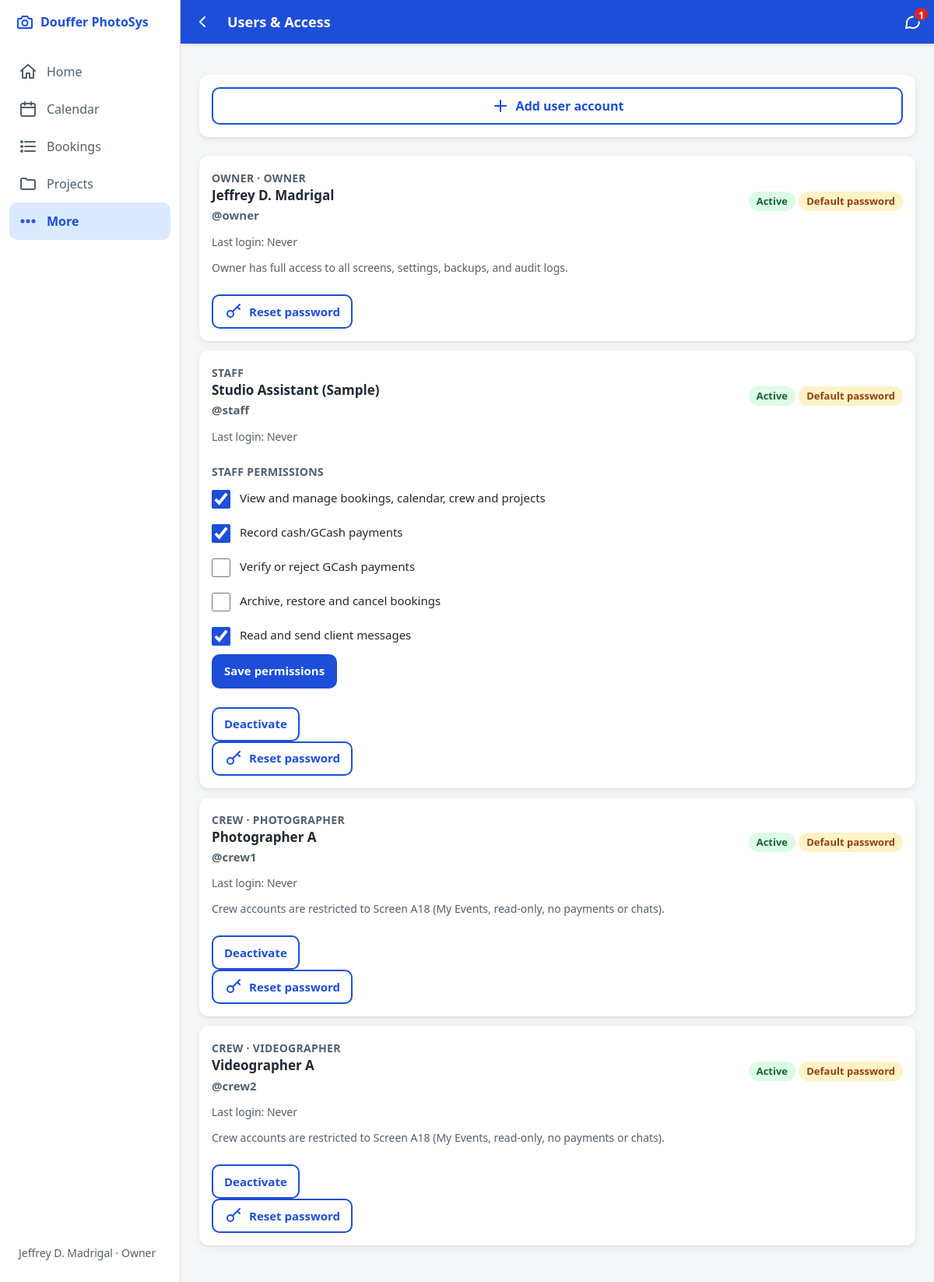
Page /admin/users (signed in) on the committed database.
### tables this page shows
CREATE TABLE users (
  id                    INT UNSIGNED NOT NULL AUTO_INCREMENT,
  name                  VARCHAR(100) NOT NULL,
  username              VARCHAR(50)  NOT NULL,
  email                 VARCHAR(150) NULL,
  password_hash         VARCHAR(255) NOT NULL,
  role                  ENUM('owner','staff','crew') NOT NULL,
  perm_view_bookings    TINYINT(1) NOT NULL DEFAULT 1,
  perm_record_payments  TINYINT(1) NOT NULL DEFAULT 1,
  perm_verify_payments  TINYINT(1) NOT NULL DEFAULT 0,
  perm_archive_records  TINYINT(1) NOT NULL DEFAULT 0,
  perm_manage_messages  TINYINT(1) NOT NULL DEFAULT 1,
  must_change_password  TINYINT(1) NOT NULL DEFAULT 1,
  is_active             TINYINT(1) NOT NULL DEFAULT 1,
  last_login_at         DATETIME NULL,
  password_changed_at   DATETIME NULL,
  created_at            DATETIME NOT NULL DEFAULT CURRENT_TIMESTAMP,
  PRIMARY KEY (id),
  UNIQUE KEY uq_users_username (username)
);

CREATE TABLE crew_members (
  id          INT UNSIGNED NOT NULL AUTO_INCREMENT,
  name        VARCHAR(100) NOT NULL,
  type        ENUM('owner','photographer','videographer','other') NOT NULL,
  phone       VARCHAR(20) NULL,
  user_id     INT UNSIGNED NULL,                        
  is_on_call  TINYINT(1) NOT NULL DEFAULT 1,
  is_active   TINYINT(1) NOT NULL DEFAULT 1,
  PRIMARY KEY (id),
  UNIQUE KEY uq_crew_user (user_id),
  CONSTRAINT fk_crew_user FOREIGN KEY (user_id) REFERENCES users (id)
);

### app/Views/admin/users.php (the view, shortened to what the rows shown need)
<?php
$currentUserId = \App\Core\Auth::id();
?>
<details class="card section">
    <summary class="btn btn-outline btn-block"><?= icon('plus') ?> Add user account</summary>
</details>
<div class="stack section">
    <?php foreach ($users as $u): ?>
        <?php
        $uid = (int) $u['id'];
        $isActive = (int) $u['is_active'] === 1;
        $role = (string) $u['role'];
        ?>
        <article class="card stack-s" id="user-<?= $uid ?>">
            <div class="row-between">
                <div>
                    <span class="eyebrow"><?= e(ucfirst($role)) ?><?= !empty($u['crew_type']) ? ' · ' . e(ucfirst((string) $u['crew_type'])) : '' ?></span>
                    <h2 class="card-title"><?= e($u['name']) ?></h2>
                    <p class="card-meta">
                        <strong>@<?= e($u['username']) ?></strong>
                    </p>
                </div>
                <div class="row-gap">
                    <span class="tag <?= $isActive ? 'tag-confirmed' : 'tag-cancelled' ?>">
                        <?= $isActive ? 'Active' : 'Inactive' ?>
                    </span>
                    <?php if ((int) $u['must_change_password'] === 1): ?>
                        <span class="tag tag-pending">Default password</span>
                    <?php endif; ?>
                </div>
            </div>
            <p class="small muted">
                Last login: <?= !empty($u['last_login_at']) ? e(datetime_short($u['last_login_at'])) : 'Never' ?>
            </p>
            <?php if ($role === 'staff'): ?>
                <form method="post" action="<?= e(url('/admin/users/' . $uid . '/permissions')) ?>" class="stack-s section">
                    <p class="eyebrow">Staff permissions</p>
                    <?php foreach ($permissions as $key => [$label, $_default]): ?>
                        <?php $col = 'perm_' . $key; ?>
                        <label class="check">
                            <input type="checkbox" name="<?= e($col) ?>" value="1"<?= (int) ($u[$col] ?? 0) === 1 ? ' checked' : '' ?>>
                            <span><?= e($label) ?></span>
                        </label>
                    <?php endforeach; ?>
                    <div>
                        <button type="submit" class="btn btn-primary btn-small">Save permissions</button>
                    </div>
                </form>
            <?php elseif ($role === 'owner'): ?>
                <p class="small muted">Owner has full access to all screens, settings, backups, and audit logs.</p>
            <?php else: ?>
                <p class="small muted">Crew accounts are restricted to Screen A18 (My Events, read-only, no payments or chats).</p>
            <?php endif; ?>
            <div class="row-gap section">
                <?php if ($uid !== $currentUserId): ?>
                    <form method="post" action="<?= e(url('/admin/users/' . $uid . '/toggle')) ?>">
                        <button type="submit" class="btn btn-small btn-outline">
                            <?= $isActive ? 'Deactivate' : 'Activate' ?>
                        </button>
                    </form>
                <?php endif; ?>
            </div>
            <details>
                <summary class="btn btn-small btn-outline"><?= icon('key') ?> Reset password</summary>
            </details>
        </article>
    <?php endforeach; ?>
</div>

### app/Core/Router.php (shortened to what the rows shown need)
<?php
final class Router
{
    private array $routes = [];
    public function add(string $method, string $pattern, array $handler, array $opts = []): void
    {
        $this->routes[] = [
            'method'  => $method,
            'regex'   => self::compile($pattern),
            'handler' => $handler,
            'opts'    => $opts,
        ];
    }
    public static function compile(string $pattern): string
    {
        $pattern = $pattern === '/' ? '/' : rtrim($pattern, '/');
        $regex = preg_replace_callback('#\{(\w+)\}#', static function (array $m): string {
            $name = $m[1];
            if ($name === 'id' || str_ends_with($name, '_id')) {
                $part = '\d+';
            } elseif ($name === 'ref') {
                $part = '[A-Za-z0-9\-]+';
            } elseif ($name === 'token') {
                $part = '[A-Za-z0-9\-]{16,128}';
            } else {
                $part = '[^/]+';
            }
            return '(?P<' . $name . '>' . $part . ')';
        }, $pattern);
        return '#^' . $regex . '$#';
    }
    public function dispatch(string $method, string $path): void
    {
        $path = $path === '/' ? '/' : rtrim($path, '/');
        $methodMismatch = false;
        foreach ($this->routes as $route) {
            if (!preg_match($route['regex'], $path, $m)) {
                continue;
            }
            $opts = $route['opts'];
            Guard::check($opts, !empty($opts['api']));
            $params = array_filter($m, 'is_string', ARRAY_FILTER_USE_KEY);
            [$class, $action] = $route['handler'];
            $controller = new $class();
            $controller->$action(...array_merge($opts['args'] ?? [], array_values($params)));
            return;
        }
        throw new HttpException($methodMismatch ? 405 : 404);
    }
}

### app/helpers.php (shortened to what the rows shown need)
<?php
function e(mixed $value): string
{
    return htmlspecialchars((string) ($value ?? ''), ENT_QUOTES | ENT_SUBSTITUTE, 'UTF-8');
}
function partial(string $view, array $data = []): string
{
    return View::capture($view, $data);
}
function view(string $view, array $data = [], string $layout = 'client'): void
{
    echo View::render($view, $data, $layout);
}
function base_path(): string
{
    static $base = null;
    if ($base !== null) {
        return $base;
    }
    $dir = str_replace('\\', '/', dirname($_SERVER['SCRIPT_NAME'] ?? '/'));
    $dir = rtrim($dir, '/');
    $uri = (string) parse_url($_SERVER['REQUEST_URI'] ?? '/', PHP_URL_PATH);
    if (str_ends_with($dir, '/public') && !str_starts_with($uri, $dir . '/') && $uri !== $dir) {
        $dir = substr($dir, 0, -7);
    }
    return $base = $dir;
}
function current_path(): string
{
    $uri = (string) parse_url($_SERVER['REQUEST_URI'] ?? '/', PHP_URL_PATH);
    $base = base_path();
    if ($base !== '' && str_starts_with($uri, $base)) {
        $uri = substr($uri, strlen($base));
    }
    $uri = '/' . ltrim(rawurldecode($uri), '/');
    return $uri === '' ? '/' : $uri;
}
function url(string $path = '/', array $query = []): string
{
    $u = base_path() . '/' . ltrim($path, '/');
    return $u === '' ? '/' : $u;
}
function nav_active(string $prefix, bool $exact = false): bool
{
    $p = current_path();
    return $exact ? $p === $prefix : ($p === $prefix || str_starts_with($p, rtrim($prefix, '/') . '/'));
}
function old(string $key, mixed $default = ''): string
{
    $v = Flash::old($key, $default);
    return is_scalar($v) ? (string) $v : '';
}
function icon(string $name, string $class = 'icon'): string
{
    $p = $paths[$name] ?? $paths['more'];
    return '<svg class="' . e($class) . '" viewBox="0 0 24 24" width="24" height="24" fill="none" stroke="currentColor" '
        . 'stroke-width="2" stroke-linecap="round" stroke-linejoin="round" aria-hidden="true" focusable="false">' . $p . '</svg>';
}

### app/Views/layouts/admin.php (shortened to what the rows shown need)
<?php
$unread = Message::unreadForAdmin();
$nav = [
    ['/admin', 'Home', 'home', nav_active('/admin', true)],
    ['/admin/calendar', 'Calendar', 'calendar', nav_active('/admin/calendar') || nav_active('/admin/crew')],
    ['/admin/bookings', 'Bookings', 'list', nav_active('/admin/bookings') || nav_active('/admin/payments')],
    ['/admin/projects', 'Projects', 'folder', nav_active('/admin/projects')],
    ['/admin/more', 'More', 'more', nav_active('/admin/more') || nav_active('/admin/clients') || nav_active('/admin/packages')
        || nav_active('/admin/reports') || nav_active('/admin/users') || nav_active('/admin/settings')
        || nav_active('/admin/logs') || nav_active('/admin/messages') || nav_active('/account')],
];
?>
<?= partial('partials/head', ['title' => $title ?? 'Admin', 'theme' => 'admin', 'scripts' => $scripts ?? []]) ?>
<body class="theme-admin has-sidebar"<?= Auth::can('manage_messages') ? ' data-poll-unread' : '' ?>>
<header class="topbar">
    <?php if (!empty($back)): ?>
        <a class="topbar-btn" href="<?= e(url($back)) ?>" aria-label="Back"><?= icon('back') ?></a>
    <?php else: ?>
        <span class="topbar-logo" aria-hidden="true"><?= icon('camera') ?></span>
    <?php endif; ?>
    <h1 class="topbar-title"><?= e($title ?? 'Admin') ?></h1>
    <?php if (Auth::can('manage_messages')): ?>
        <a class="topbar-btn topbar-end" href="<?= e(url('/admin/messages')) ?>" aria-label="Messages, <?= (int) $unread ?> unread">
            <?= icon('chat') ?>
            <span class="badge" data-unread-badge<?= $unread > 0 ? '' : ' hidden' ?>><?= (int) $unread ?></span>
        </a>
    <?php endif; ?>
</header>
<nav class="bottomnav bottomnav-5" aria-label="Admin">
    <div class="sidebar-brand"><?= icon('camera') ?><span>Douffer PhotoSys</span></div>
    <?php foreach ($nav as [$href, $label, $ico, $active]): ?>
        <a href="<?= e(url($href)) ?>"<?= $active ? ' aria-current="page"' : '' ?>><?= icon($ico) ?><span><?= e($label) ?></span></a>
    <?php endforeach; ?>
    <div class="sidebar-user">
        <span><?= e(Auth::user()['name'] ?? '') ?> · <?= e(ucfirst((string) Auth::role())) ?></span>
    </div>
</nav>
<main id="main" class="page" tabindex="-1">
    <?= $content ?>
</main>
</body>
</html>

### rows in the picture
users: name "Jeffrey D. Madrigal", role "Owner"
crew_members: user.role "OWNER", type "OWNER", user.name "Jeffrey D. Madrigal", user.username "owner", shows "Owner has full access to all screens, settings, backups, and audit logs."
users: role "STAFF", name "Studio Assistant (Sample)", username "staff", is_active "Active", must_change_password "Default password", shows "Never", perm_view_bookings "☑", label "View and manage bookings, calendar, crew and projects", perm_record_payments "☑", label "Record cash/GCash payments", label "Verify or reject GCash payments", label "Archive, restore and cancel bookings", perm_manage_messages "☑", label "Read and send client messages"
crew_members: user.role "CREW", type "PHOTOGRAPHER", user.name "Photographer A", user.username "crew1", shows "Crew accounts are restricted to Screen A18 (My Events, read-only, no payments or chats).", shows "Deactivate"
crew_members: user.role "CREW", type "VIDEOGRAPHER", user.name "Videographer A", user.username "crew2", shows "Crew accounts are restricted to Screen A18 (My Events, read-only, no payments or chats).", shows "Deactivate"

### other values in the picture
$unread "1"
$label "Home"
$label "Calendar"
$label "Bookings"
$label "Projects"
$label "More"
